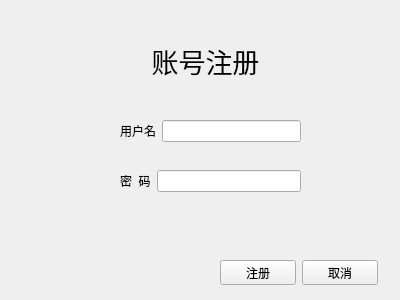
<?xml version="1.0" encoding="UTF-8"?>
<ui version="4.0">
 <class>Form</class>
 <widget class="QWidget" name="Form">
  <property name="geometry">
   <rect>
    <x>0</x>
    <y>0</y>
    <width>400</width>
    <height>300</height>
   </rect>
  </property>
  <property name="windowTitle">
   <string>账号注册</string>
  </property>
  <property name="windowIcon">
   <iconset>
    <normaloff>ui_img/icon.jpg</normaloff>ui_img/icon.jpg</iconset>
  </property>
  <widget class="QLabel" name="label">
   <property name="geometry">
    <rect>
     <x>110</x>
     <y>30</y>
     <width>191</width>
     <height>61</height>
    </rect>
   </property>
   <property name="font">
    <font>
     <family>Adobe Devanagari</family>
     <pointsize>20</pointsize>
    </font>
   </property>
   <property name="layoutDirection">
    <enum>Qt::LeftToRight</enum>
   </property>
   <property name="text">
    <string>账号注册</string>
   </property>
   <property name="alignment">
    <set>Qt::AlignCenter</set>
   </property>
  </widget>
  <widget class="QWidget" name="layoutWidget">
   <property name="geometry">
    <rect>
     <x>120</x>
     <y>120</y>
     <width>181</width>
     <height>22</height>
    </rect>
   </property>
   <layout class="QHBoxLayout" name="horizontalLayout">
    <item>
     <widget class="QLabel" name="label_2">
      <property name="text">
       <string>用户名</string>
      </property>
     </widget>
    </item>
    <item>
     <widget class="QLineEdit" name="edit_username"/>
    </item>
   </layout>
  </widget>
  <widget class="QWidget" name="layoutWidget_2">
   <property name="geometry">
    <rect>
     <x>220</x>
     <y>260</y>
     <width>158</width>
     <height>25</height>
    </rect>
   </property>
   <layout class="QHBoxLayout" name="horizontalLayout_3">
    <item>
     <widget class="QPushButton" name="pushButton_regiser">
      <property name="text">
       <string>注册</string>
      </property>
     </widget>
    </item>
    <item>
     <widget class="QPushButton" name="pushButton_cancer">
      <property name="text">
       <string>取消</string>
      </property>
     </widget>
    </item>
   </layout>
  </widget>
  <widget class="QLabel" name="label_4">
   <property name="geometry">
    <rect>
     <x>30</x>
     <y>30</y>
     <width>54</width>
     <height>51</height>
    </rect>
   </property>
   <property name="text">
    <string/>
   </property>
   <property name="pixmap">
    <pixmap>ui_img/small_log.png</pixmap>
   </property>
  </widget>
  <widget class="QWidget" name="layoutWidget_3">
   <property name="geometry">
    <rect>
     <x>120</x>
     <y>170</y>
     <width>181</width>
     <height>22</height>
    </rect>
   </property>
   <layout class="QHBoxLayout" name="horizontalLayout_2" stretch="0,0">
    <item>
     <widget class="QLabel" name="label_3">
      <property name="text">
       <string>密  码</string>
      </property>
     </widget>
    </item>
    <item>
     <widget class="QLineEdit" name="edit_password"/>
    </item>
   </layout>
  </widget>
 </widget>
 <resources/>
 <connections/>
</ui>
